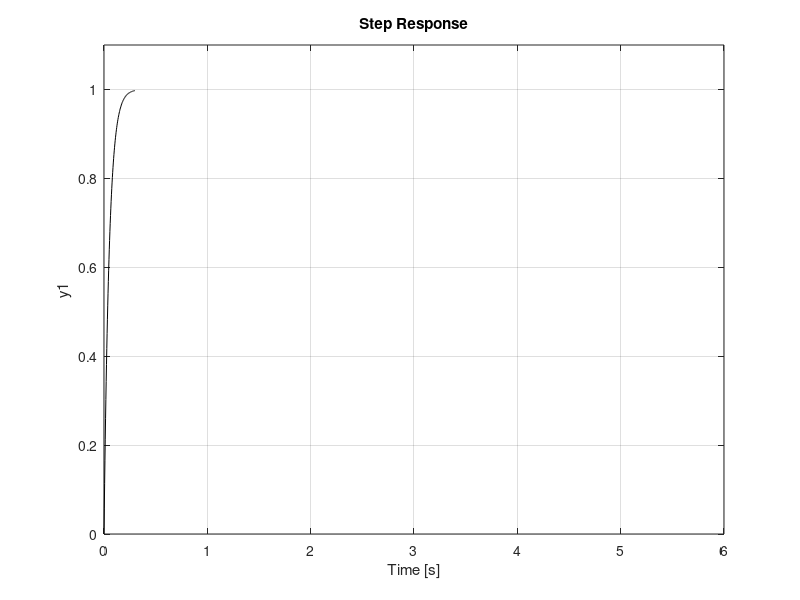

MATLAB code to generate this figure: (Note: this script raises an error after producing the figure.)
figure; %new figure
hold on; %hold on to the figure

Gp = tf([1], [1 1]); % plant transfer function
step(Gp, 'b'); % Plot the unity step response

Gp = tf([3], [1 3]); % plant transfer function
step(Gp, 'r'); % Plot the unity step response

Gp = tf([12], [1 12]); % plant transfer function
step(Gp, 'g'); % Plot the unity step response

Gp = tf([20], [1 20]); % plant transfer function
step(Gp, 'k'); % Plot the unity step response

axis([0 6 0 1.1]); % Set the axis limits
cleanfigure; %clean figure
matlab2tikz('Output/ex2.tex'); %convert to tex

%%%%%%%%%%%%%%%%%%%%%%%%%%%%%%%%%%%%%%%%%%%%%%%%%%%%%%%%%%%%%%%%%%%%%%%%%%%

figure; %new figure

Gp = tf([20], [1 -20]); % plant transfer function
step(Gp); % Plot the unity step response

axis([0 1 0 500000]); % change axis

cleanfigure; %clean figure
matlab2tikz('Output/ex2_2.tex'); %convert to tex
